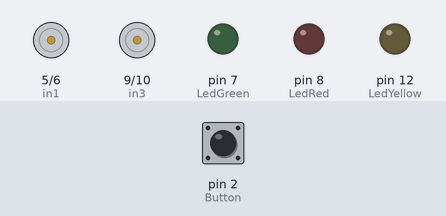
Simulated run of this sketch. Board: Arduino Uno, built with avr-gcc and run on an emulated ATmega328P. Shown: motor-driver pin pairs drawn as motors (green arrow = first pin HIGH = forward, orange = second pin HIGH = backward, longer = more drive), output pins drawn as LEDs (lit = HIGH). The test bench sets the inputs (shaded band); at power-on: pin 2 (Button) HIGH.

Above: at 2.7 s.
2.8 s: pin 2 (Button) pulled LOW for 0.15 s
At 3.7 s:
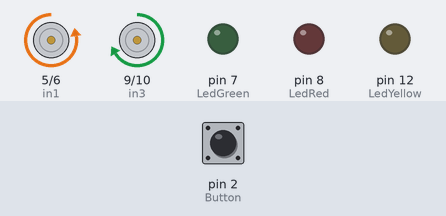
4.8 s: pin 2 (Button) pulled LOW for 1 s
At 6.1 s:
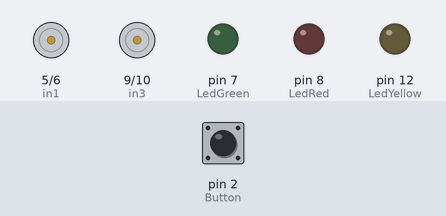
7.3 s: pin 2 (Button) pulled LOW for 3.2 s
At 8.4 s:
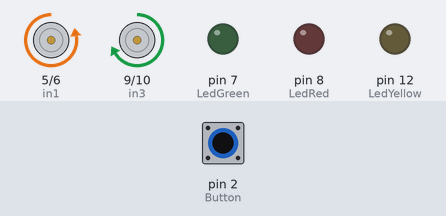
Timing chart, 0 to 10.3 s (numbered marks = the images above; inputs shaded):
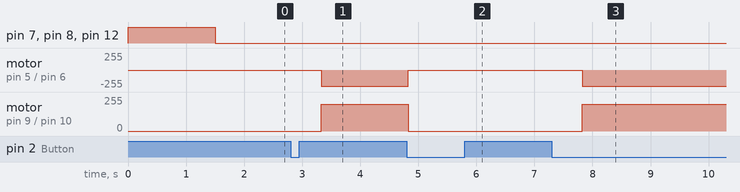

The sketch:

firstDrive.ino
```cpp
#include <Bounce2.h>

#define Button 2
#define LedRed 8
#define LedYellow 12
#define LedGreen 7

const int in1 = 5;
const int in2 = 6;
const int in3 = 9;
const int in4 = 10;
int counter = 0;
int pwm = 150;

Bounce debouncer = Bounce();

void setup() {
  debouncer.attach(Button, INPUT_PULLUP);
  debouncer.interval(25);

  pinMode(LedRed, OUTPUT);
  pinMode(LedYellow, OUTPUT);
  pinMode(LedGreen, OUTPUT);

  startAnimation();
}

void loop() {
  debouncer.update();
  if (debouncer.fell() && (counter == 0)) {
    delay(500);
    setSpeed(200, 200);
    counter++;
  } else if (debouncer.fell() && (counter == 1)) {
    setSpeed(0, 0);
    counter--;
  }
}

void setSpeed(int speedLeft, int speedRight){
  speedLeft = speedLeft * 1.2225;
  analogWrite(in1, 0);
  analogWrite(in2, speedLeft);
  analogWrite(in3, speedRight);
  analogWrite(in4, 0);
}

void startAnimation() {
  digitalWrite(LedRed, HIGH);
  digitalWrite(LedYellow, HIGH);
  digitalWrite(LedGreen, HIGH);
  delay(1500);
  digitalWrite(LedRed, LOW);
  digitalWrite(LedYellow, LOW);
  digitalWrite(LedGreen, LOW);
}
```

Measured:
- after the input at 2.8 s, motor on pin 5 (in1) / pin 6 (in2): stopped → backward 244/255 after 0.52 s; motor on pin 9 (in3) / pin 10 (in4): stopped → forward 200/255 after 0.52 s
- after the input at 4.8 s, motor on pin 5 (in1) / pin 6 (in2): backward 244/255 → stopped at once; motor on pin 9 (in3) / pin 10 (in4): forward 200/255 → stopped at once
- after the input at 7.3 s, motor on pin 5 (in1) / pin 6 (in2): stopped → backward 244/255 after 0.52 s; motor on pin 9 (in3) / pin 10 (in4): stopped → forward 200/255 after 0.52 s
